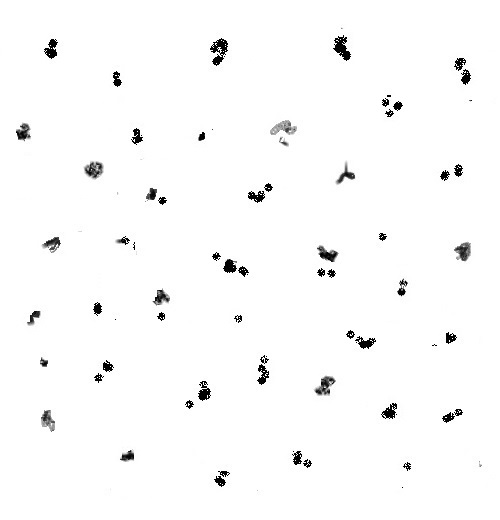
#> input picture stamp_generate/wl6.jpg, 500 x 520 px; its folder holds 6 pictures in this run
$ python main.py
#> lines starting #> are read from the running program, lines starting #| are printed output that depends on the picture; after the words box and inside, x2 and y2 are one past the last pixel; in counts of white or black regions, pixels touching at a corner belong together; pictures that were not available may be replaced by others from this repository, and a replacement may not be noted
### stamp_generate/seal_generate.py
import cv2
import numpy as np
from PIL import Image,ImageFilter
from math import pi, cos, sin, tan
from random import randint


# [97 lines left out: functions gen_intensity_area, generate_salt_noise, retro_style, add_texture, add_texture2, not called in this run]

def add_texture3(image, img_wl, threshold):

    img = image.copy()
    img_2D = np.reshape(img,(-1,3))

    # 统计b,g,r 最大像素的值
    b_max =  np.max(img_2D[:,0])+1
    g_max =  np.max(img_2D[:,1])+1
    r_max =  np.max(img_2D[:,2])+1

    img_tuple = (img_2D[:,0],img_2D[:,1],img_2D[:,2])
    nbin = np.array([b_max,g_max,r_max])

    # 将三维数值 双射 到一个一维数据
    xy = np.ravel_multi_index(img_tuple, nbin) # 0.007s
    # 统计这个数组中每个元素出现的个数
    H = np.bincount(xy, minlength=nbin.prod()) # 0.055s
    H_sort = sorted(H, reverse=True)
    H = H.reshape(nbin)

    # 得到最多出现像素在结果中的像素值
    b,g,r = np.where(H == H_sort[1])
    max_value = [b[0],g[0],r[0]]

    # 随机圈一部分纹理图
    pos_random = (randint(0,200), randint(0,100))
    box = (pos_random[0], pos_random[1], pos_random[0]+300, pos_random[1]+300)

    img_wl_random = img_wl.crop(box)

    # 重新设置im2的大小，并进行一次高斯模糊
    img_wl_random = img_wl_random.resize(img.shape[:2]).convert('L').filter(ImageFilter.GaussianBlur(1))
    img_wl_random = np.array(img_wl_random)

    img[img_wl_random < threshold] = list(max_value)

    return img


# [17 lines left out: function paste_img, not called in this run]


### stamp_generate/main.py
import os
import cv2
import numpy as np
from PIL import Image
import random

from seal_generate import generate_salt_noise, add_texture, add_texture2, add_texture3, paste_img


def find_image(path):
#> called with path = 'xxxx/bg'
    name_list = []
    for maindir, subdir, sonpath_list in os.walk(path):
        for sonpath in sonpath_list:
            sonpath_full = os.path.join(maindir, sonpath)
            print(sonpath_full)
            if sonpath_full.rsplit(".",1)[1].lower() in set(["jpg", "jpeg", "png"]):
                name_list.append(sonpath_full)
    return name_list

# seal100k
color_list1 = [[66,6,0],[122,8,0],[184,15,0],[183,67,56],[189,127,122],
            [215,144,137],[227,66,52],[255,128,128],[255,176,168],[255,200,200]]
# 10k
color_list2 = [[14,6,8],[28,6,12],[184,15,0],[255,128,128],[255,200,200],[227,66,52],[255,66,27]]
color_list = color_list1 + color_list2
def generate_color(image, binary):
    color = random.choice(color_list)[::-1] # BGR
    print(color)
    image[binary == 1] = color
    return image

# scale_list = [1.0, 0.7, 0.5, 0.4] # cicle
# scale_list = [1.0, 0.8, 0.5] # elliptic
scale_list = [1.0, 0.8] # square
def walk_dirs(seal_path, bg_paths, img_save_path, mask_save_path, idx):
#> called with seal_path = 'xxxx/square_stamp', img_save_path = 'xxxx/gene_square_stamp', mask_save_path = 'xxxx/gene_square_stamp', idx = 0
    count = 0
    bg_noisy_img = Image.open("wl6.jpg")
#> bg_noisy_img is the input picture: PIL image 500x520 RGB; min 0, max 255, mean 250.1
    incomplete_img = Image.open("wl3.jpg")
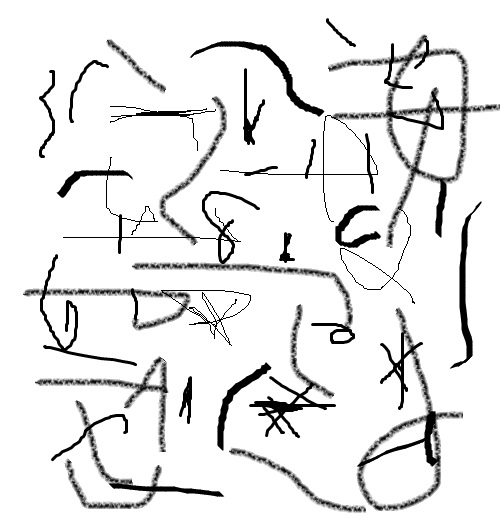
#> input picture stamp_generate/wl3.jpg, 500 x 520 px
#> incomplete_img is the input picture: PIL image 500x520 RGB; min 0, max 255, mean 232.1
    for file_name in os.listdir(seal_path):
        name = file_name.split(".")[0]
        img_path = os.path.join(seal_path, file_name)

        image = cv2.imdecode(np.fromfile(img_path, dtype=np.uint8), cv2.IMREAD_COLOR)
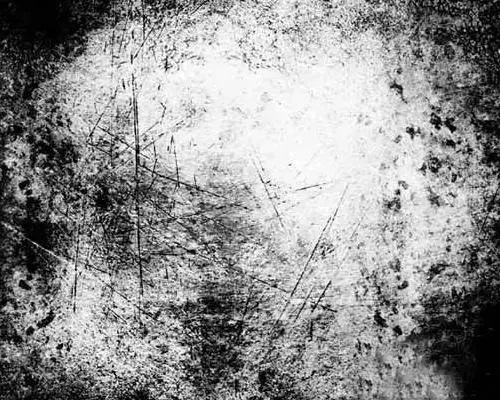
#> input picture stamp_generate/wl1.jpg, 500 x 400 px
#> image is the input picture: shape (400, 500, 3); min 0, max 255, mean 145.4
        gray = cv2.cvtColor(image, cv2.COLOR_BGR2GRAY)

        if "circle_stamp" in seal_path or "square_stamp" in seal_path:
            _, binary_origin = cv2.threshold(gray, 250, 1, cv2.THRESH_BINARY_INV)
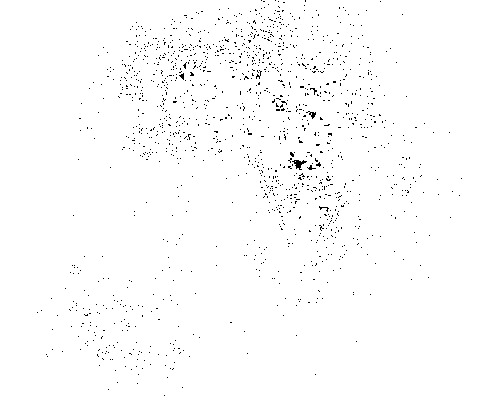
#> binary_origin: shape (400, 500); values 0 (black) and 1 (white), 98.7% white; black in thin lines or dots, all inside (x1, y1, x2, y2) = (37, 0, 462, 396)
        else:
            _, binary_origin = cv2.threshold(gray, 0, 1, cv2.THRESH_BINARY)
        image = generate_color(image, binary_origin)
#> in generate_color, `image[binary == 1] = color`:
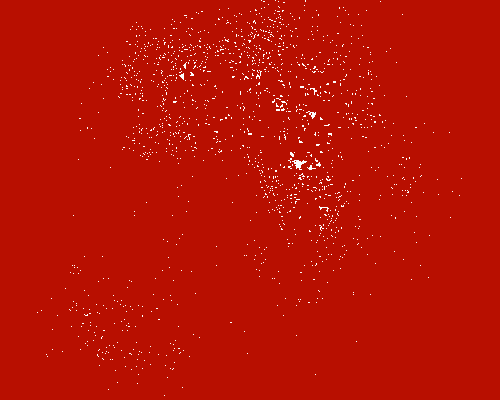
#> image: shape (400, 500, 3); mean B, G, R 3.2, 18, 184.9

        # 添加多余印泥
        noisy_img = image
        if random.random() >= 0.6:
            print("添加多余印泥")
            noisy_img = add_texture3(image, bg_noisy_img, random.randint(5,50))
#> in add_texture3, `b_max =  np.max(img_2D[:,0])+1`: b_max = 256
#> in add_texture3, `nbin = np.array([b_max,g_max,r_max])`: nbin = [256, 256, 256]
#> in add_texture3, `H_sort = sorted(H, reverse=True)`: H_sort = 16777216 items
#> in add_texture3, `b,g,r = np.where(H == H_sort[1])`: b = [255]
#> in add_texture3, `max_value = [b[0],g[0],r[0]]`: max_value = [255, 255, 255]
#> in add_texture3, `img_wl_random = img_wl.crop(box)`:
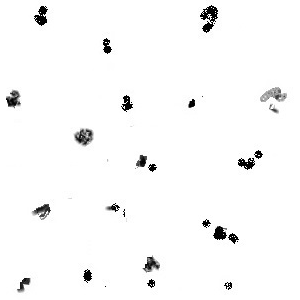
#> img_wl_random: PIL image 300x300 RGB; min 0, max 255, mean 249.2
#> in add_texture3, `img_wl_random = img_wl_random.resize(img.shape[:2]).convert('L').filte..`:
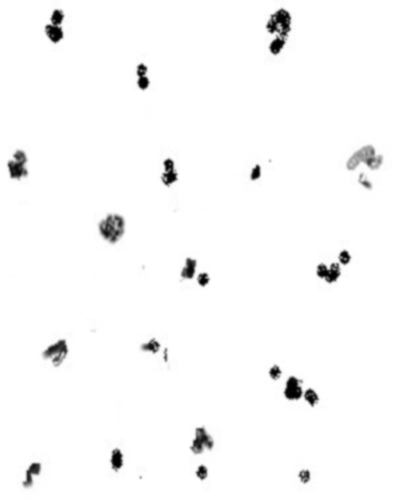
#> img_wl_random: PIL image 400x500 L; min 0, max 255, mean 249.1

        # 图片老化
        # pp = random.choice([0,0, 0.1, 0.2, 0.3, 0.4, 0.5, 0.6]) # cicle
        pp = random.choice([0,0, 0.1, 0.2, 0.3, 0.4, 0.5]) # elliptic & square
        print("老化", pp)
        noisy_img = generate_salt_noise(noisy_img, pixel_p = pp, mode=random.randint(0,2))

        # 添加残缺
        mask = binary_origin*255
        if random.random() >= 0.5:
            print("添加残缺")
            noisy_img, mask = add_texture2(noisy_img, mask, incomplete_img, random.randint(5,50))

        gray = cv2.cvtColor(noisy_img, cv2.COLOR_BGR2GRAY)
        _, binary = cv2.threshold(gray, 0, 1, cv2.THRESH_BINARY)
        noisy_img[binary == 0] = [255,255,255]

        gray = cv2.cvtColor(noisy_img, cv2.COLOR_BGR2GRAY)
        u, counts = np.unique(gray, return_counts=True)
        _, binary = cv2.threshold(gray, min(u), 1, cv2.THRESH_BINARY)

        # 增加透明度
        noisy_img = noisy_img[:,:,::-1]
        alpha = np.full((noisy_img.shape[0], noisy_img.shape[1], 1), 0)
        alpha[binary == 0] = 255
        noisy_img = np.concatenate((noisy_img, alpha), axis=-1)
        noisy_img = noisy_img.astype(np.uint8)
        noisy_img = Image.fromarray(noisy_img)
        mask = Image.fromarray(mask)

        if random.random() >= 0.5:
            angle = random.randint(0,360)
            print("旋转角度", angle)
            noisy_img = noisy_img.rotate(angle, Image.BICUBIC)
            mask = mask.rotate(angle, Image.BICUBIC)
            # 尺度缩放
            scale = random.choice(scale_list)
            w,h = noisy_img.size
            noisy_img = noisy_img.resize((int(w*scale), int(h*scale)), Image.BICUBIC)
            mask = mask.resize((int(w*scale), int(h*scale)), Image.BICUBIC)

        mask = np.array(mask)
        mask[mask > 120] == 255

        bg_imgs = random.sample(bg_paths, 1)
        for bg_p in bg_imgs:
            # print(bg_p)
            bg_name = bg_p.split("/")[-1].split(".")[0]
            bg = Image.open(bg_p)
            res_img = paste_img(noisy_img, bg)

            res_img.save(os.path.join(img_save_path, name+"##"+bg_name+"_img_"+str(idx)+".png"))
            cv2.imwrite(os.path.join(mask_save_path, name+"##"+bg_name+"_mask_"+str(idx)+".png"), mask)

        count += 1


seal_path = "xxxx/square_stamp"
bg_path = "xxxx/bg"
img_save_root = "xxxx/gene_square_stamp"
mask_save_root = "xxxx/gene_square_stamp"
bg_img_list = find_image(bg_path)

# [14 lines of commented-out code are left out]
if not os.path.exists(img_save_root):
    os.makedirs(img_save_root)
if not os.path.exists(mask_save_root):
    os.makedirs(mask_save_root)
for idx in range(1):
#> (the run stopped early here; a loop or call above may not have finished)
